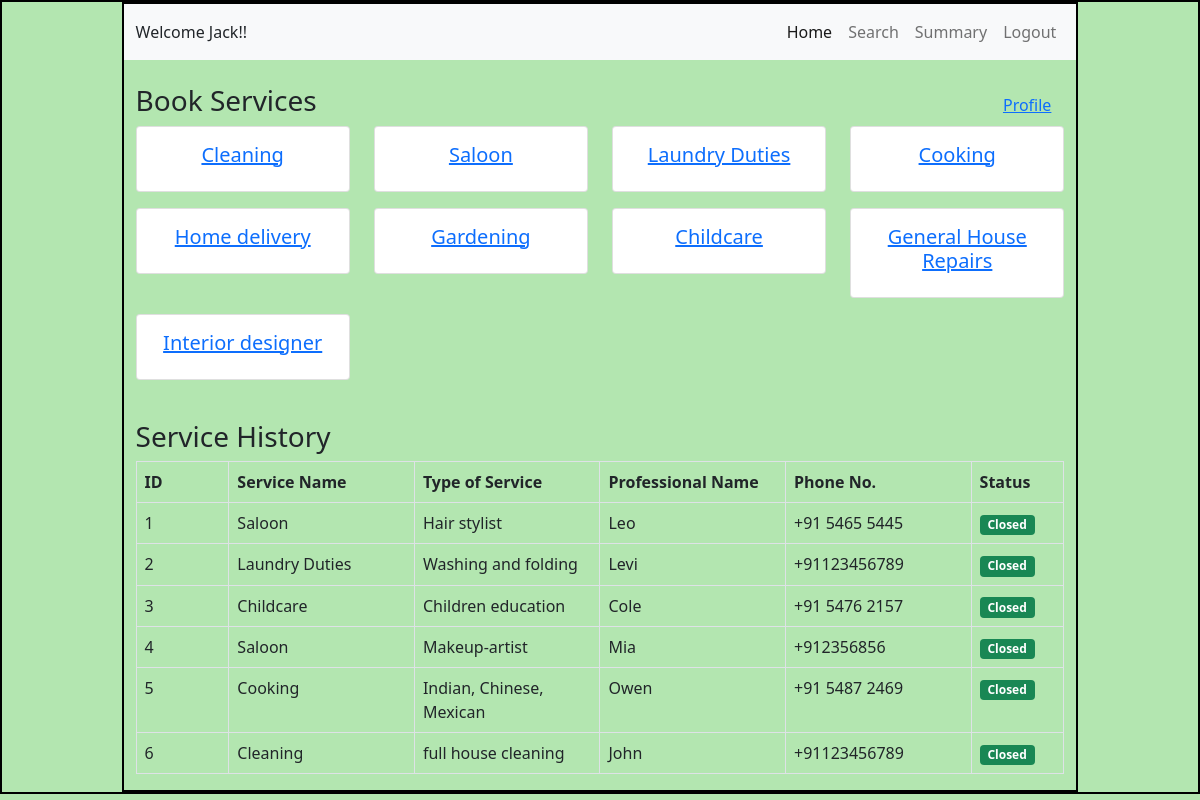
/customer/home (signed in), run on the app's committed database.
### backend/models.py (models this page shows, shortened)
class Customer(db.Model):
    __tablename__ = 'customer'
    id = db.Column(db.String, primary_key=True)
    email = db.Column(db.String, nullable=False, unique=True)
    password = db.Column(db.String, nullable=False)
    fullname = db.Column(db.String, nullable=False)
    phone = db.Column(db.String, nullable=False)
    address = db.Column(db.String, nullable=False)
    pincode = db.Column(db.String, nullable=False)
    is_blocked = db.Column(db.Boolean, nullable=False, default=False)
    service_requests = db.relationship('ServiceRequest', backref='customer', cascade='all, delete')

class Service(db.Model):
    __tablename__ = 'service'
    id = db.Column(db.String, primary_key=True)
    name = db.Column(db.String, nullable=False)
    description = db.Column(db.String, nullable=False)
    price = db.Column(db.Numeric(10, 2), nullable=False)
    time_required = db.Column(db.String, nullable=False)
    service_requests = db.relationship('ServiceRequest', backref='service', cascade='all, delete')

class ServiceRequest(db.Model):
    __tablename__ = 'service_request'
    id = db.Column(db.Integer, primary_key=True)
    service_id = db.Column(db.String, db.ForeignKey('service.id'), nullable=False)
    customer_id = db.Column(db.String, db.ForeignKey('customer.id'), nullable=False)
    professional_id = db.Column(db.String, db.ForeignKey('professional.id'), nullable=False)
    date_of_request = db.Column(db.String, nullable=False)
    date_of_completion = db.Column(db.String, nullable=True)
    status = db.Column(db.String, nullable=False)
    rating = db.Column(db.Integer, nullable=True)
    remarks = db.Column(db.String, nullable=True)

class Professional(db.Model):
    __tablename__ = 'professional'
    id = db.Column(db.String, primary_key=True)
    email = db.Column(db.String, nullable=False, unique=True)
    password = db.Column(db.String, nullable=False)
    fullname = db.Column(db.String, nullable=False)
    service_name = db.Column(db.String, nullable=False)
    specification = db.Column(db.String, nullable=False)
    phone = db.Column(db.String, nullable=False)
    experience = db.Column(db.String, nullable=False)
    documents = db.Column(db.String, nullable=True)
    address = db.Column(db.String, nullable=False)
    pincode = db.Column(db.String, nullable=False)
    avg_rating = db.Column(db.Integer, nullable=True)
    status = db.Column(db.String, nullable=False, default='Pending')
    is_approved = db.Column(db.Boolean, nullable=False, default=False)
    is_blocked = db.Column(db.Boolean, nullable=False, default=False)
    service_requests = db.relationship('ServiceRequest', backref='professional', cascade='all, delete-orphan')

### backend/controllers.py (the view)
@app.route("/customer/home", methods=["GET"])
def customer_home():
    customer_id = session.get('customer_id')
    if not customer_id:
        return redirect(url_for('user_login'))
    customer = Customer.query.get(customer_id)
    services = Service.query.all()
    services_with_professionals = []
    for service in services:
        professionals = Professional.query.filter_by(service_name=service.name, is_approved=True, is_blocked=False).all()
        services_with_professionals.append({
            "service": service,
            "professionals": professionals
        })
    service_history = ServiceRequest.query.filter_by(customer_id=customer_id).all()
    return render_template(
        "cust_home.html",
        services_with_professionals=services_with_professionals,
        service_history=service_history,
        name=customer.fullname,
        customer=customer
    )

### templates/cust_home.html (shortened to what this page needs)
<!DOCTYPE html>
<html lang="en">
<head>
    <link rel="stylesheet" href="/static/style.css">
    <link href="https://cdn.jsdelivr.net/npm/bootstrap@5.0.2/dist/css/bootstrap.min.css" rel="stylesheet">
</head>
<body style="background-color:rgb(179, 230, 176);">
    <div id="container">
        <div id="panel" style="height: auto;">
            <nav class="navbar navbar-expand-lg navbar-light bg-light">
                <div class="container-fluid">
                    <label> Welcome {{name}}!! </label>
                    <div class="d-flex-md-end">
                        <div class="collapse navbar-collapse" id="navbarSupportedContent">
                            <ul class="navbar-nav">
                                <li class="nav-item">
                                    <a class="nav-link active" aria-current="page" href="/customer/home">Home</a>
                                </li>
                                <li class="nav-item">
                                    <a class="nav-link" href="/customer/search">Search</a>
                                </li>
                                <li class="nav-item">
                                    <a class="nav-link" href="/customer/summary">Summary</a>
                                </li>
                                <li class="nav-item">
                                    <a class="nav-link" href="/logout">Logout</a>
                                </li>
                            </ul>
                        </div>
                    </div>
                </div>
            </nav>
            <div class="container mt-4">
                <div class="d-flex justify-content-between align-items-center">
                    <h3>Book Services</h3>
                    <button class="btn btn-link" data-bs-toggle="modal" data-bs-target="#profileModal">Profile</button>
                </div>
            <div class="row">
                {% if services_with_professionals %}
                    {% for entry in services_with_professionals %}
                        <div class="col-md-3 mb-3">
                            <div class="card">
                                <div class="card-body text-center">
                                    <a href="#" data-bs-toggle="modal" data-bs-target="#serviceModal{{ entry.service.id }}">
                                        <h5>{{ entry.service.name }}</h5>
                                    </a>
                                </div>
                            </div>
                        </div>
                    {% endfor %}
                {% else %}
                    <p>No services available at the moment.</p>
                {% endif %}
            </div>
            </div>
            <div class="container mt-4">
            <h3>Service History</h3>
{% if service_history %}
    <table class="table table-bordered">
        <thead>
            <tr>
                <th scope="col" style="width: 10%;">ID</th>
                <th scope="col" style="width: 20%;">Service Name</th>
                <th scope="col" style="width: 20%;">Type of Service</th>
                <th scope="col" style="width: 20%;">Professional Name</th>
                <th scope="col" style="width: 20%;">Phone No.</th>
                <th scope="col" style="width: 30%;">Status</th>
            </tr>
        </thead>
        <tbody>
            {% for service_request in service_history %}
                <tr>
                    <td>{{ loop.index }}</td>
                    <td>{{ service_request.service.name }}</td>
                    <td>{{ service_request.professional.specification }}</td>
                    <td>{{ service_request.professional.fullname }}</td>
                    <td>{{ service_request.professional.phone }}</td>
                    {% if service_request.status == 'Accepted' %}
                    <td>
                        <button type="button" class="btn btn-primary" data-bs-toggle="modal" data-bs-target="#remarksModal" data-service-id="{{ service_request.id }}">
                            Close it?
                        </button>
                    </td>
                    {% elif service_request.status == 'Closed' %}
                    <td><span class="badge bg-success">Closed</span></td>
                    {% elif service_request.professional.is_blocked %}
                    <td><span class="badge bg-danger">{{ service_request.professional.fullname }} Not Available.</span></td>
                    {% else %}
                    <td>{{ service_request.status }}</td>
                    {% endif %}
                </tr>
            {% endfor %}
        </tbody>
    </table>
{% else %}
    <p>No service history available.</p>
{% endif %}
            </div>
            </div>
        </div>
</body>
</html>

### static/style.css (style rules this page uses)
* { margin: 0px; }
#container, #panel { border: 2px solid black; }
#panel { width: 80%; margin: auto; height: 1000px; }
table { width: 100%; border-collapse: collapse; }
table, th, td { border: 1px solid #ddd; }
th, td { padding: 8px; text-align: left; }

### data on the page
Customer: fullname "Jack"
Service: service.name "Cleaning"
Service: service.name "Saloon"
Service: service.name "Laundry Duties"
Service: service.name "Cooking"
Service: service.name "Home delivery"
Service: service.name "Gardening"
Service: service.name "Childcare"
Service: service.name "General House Repairs"
Service: service.name "Interior designer"
ServiceRequest: service.name "Saloon", professional.specification "Hair stylist", professional.fullname "Leo", professional.phone "+91 5465 5445", status "Closed"
ServiceRequest: service.name "Laundry Duties", professional.specification "Washing and folding", professional.fullname "Levi", professional.phone "+91123456789", status "Closed"
ServiceRequest: service.name "Childcare", professional.specification "Children education", professional.fullname "Cole", professional.phone "+91 5476 2157", status "Closed"
ServiceRequest: service.name "Saloon", professional.specification "Makeup-artist", professional.fullname "Mia", professional.phone "+912356856", status "Closed"
ServiceRequest: service.name "Cooking", professional.specification "Indian, Chinese, Mexican", professional.fullname "Owen", professional.phone "+91 5487 2469", status "Closed"
ServiceRequest: service.name "Cleaning", professional.specification "full house cleaning", professional.fullname "John", professional.phone "+91123456789", status "Closed"
